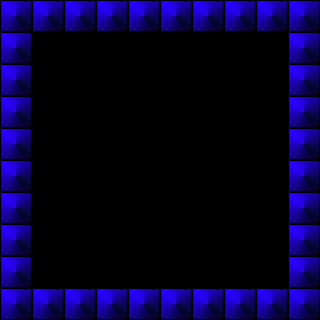

Tiled map render using the project's own tile images. Description and the whole map definition, tile-layer contents included, below:
An orthogonal 10x10 tile map with 32x32 px tiles, 1 tile layer (Tile Layer 1) and 3 objects.

<map version="1.10" tiledversion="1.11.2" orientation="orthogonal" renderorder="right-down" width="10" height="10" tilewidth="32" tileheight="32" infinite="0" nextlayerid="3" nextobjectid="4">
 <tileset firstgid="1" source="../../tiles/orthogonal_1.tsx" />
 <layer id="1" name="Tile Layer 1" width="10" height="10">
  <data encoding="csv">
2,2,2,2,2,2,2,2,2,2,
2,0,0,0,0,0,0,0,0,2,
2,0,0,0,0,0,0,0,0,2,
2,0,0,0,0,0,0,0,0,2,
2,0,0,0,0,0,0,0,0,2,
2,0,0,0,0,0,0,0,0,2,
2,0,0,0,0,0,0,0,0,2,
2,0,0,0,0,0,0,0,0,2,
2,0,0,0,0,0,0,0,0,2,
2,2,2,2,2,2,2,2,2,2
</data>
 </layer>
 <objectgroup id="2" name="Text">
  <object id="1" x="32" y="32" width="96" height="32">
   <text wrap="1" halign="center" valign="center">Hello World</text>
  </object>
  <object id="2" x="32" y="96" width="128" height="64">
   <text fontfamily="Segoe UI" pixelsize="21" wrap="1">Hello World</text>
  </object>
  <object id="3" x="32" y="64" width="96" height="32">
   <text fontfamily="Segoe UI" pixelsize="11" wrap="1" halign="right" valign="bottom">Hello World</text>
  </object>
 </objectgroup>
</map>
